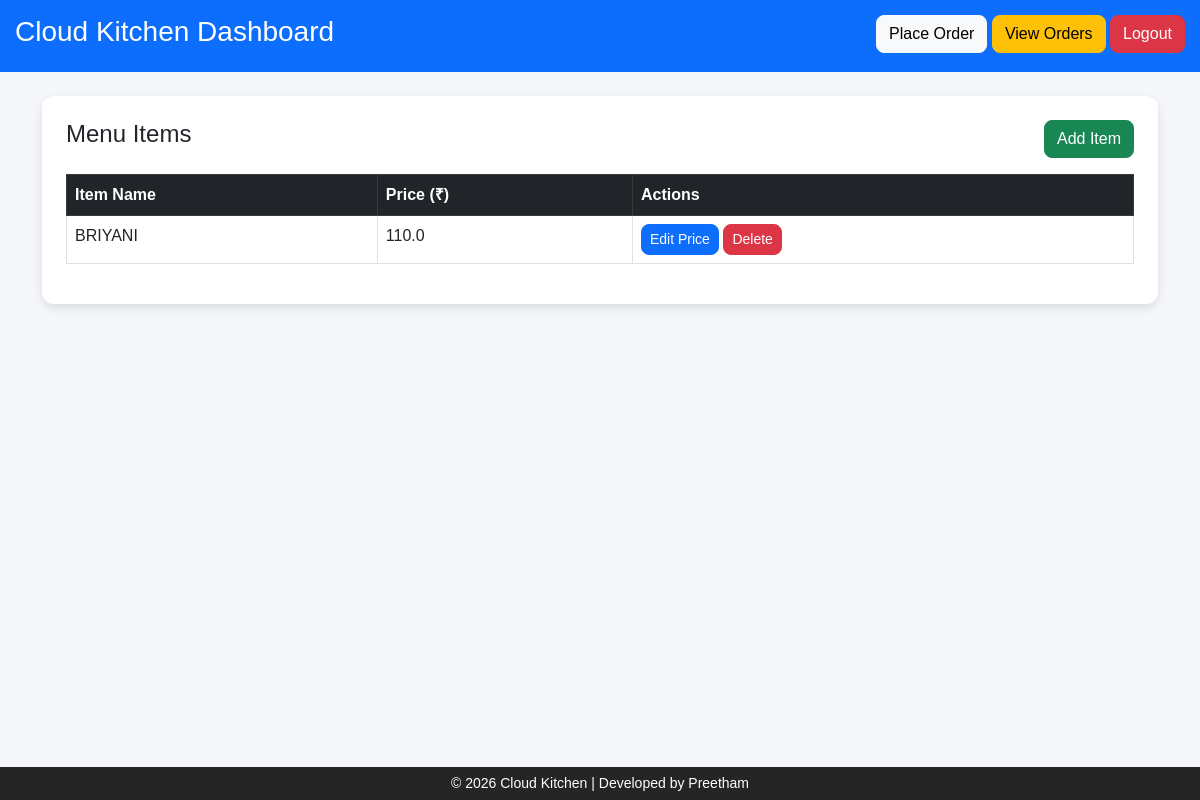
Page / (signed in) on the earlier database version.
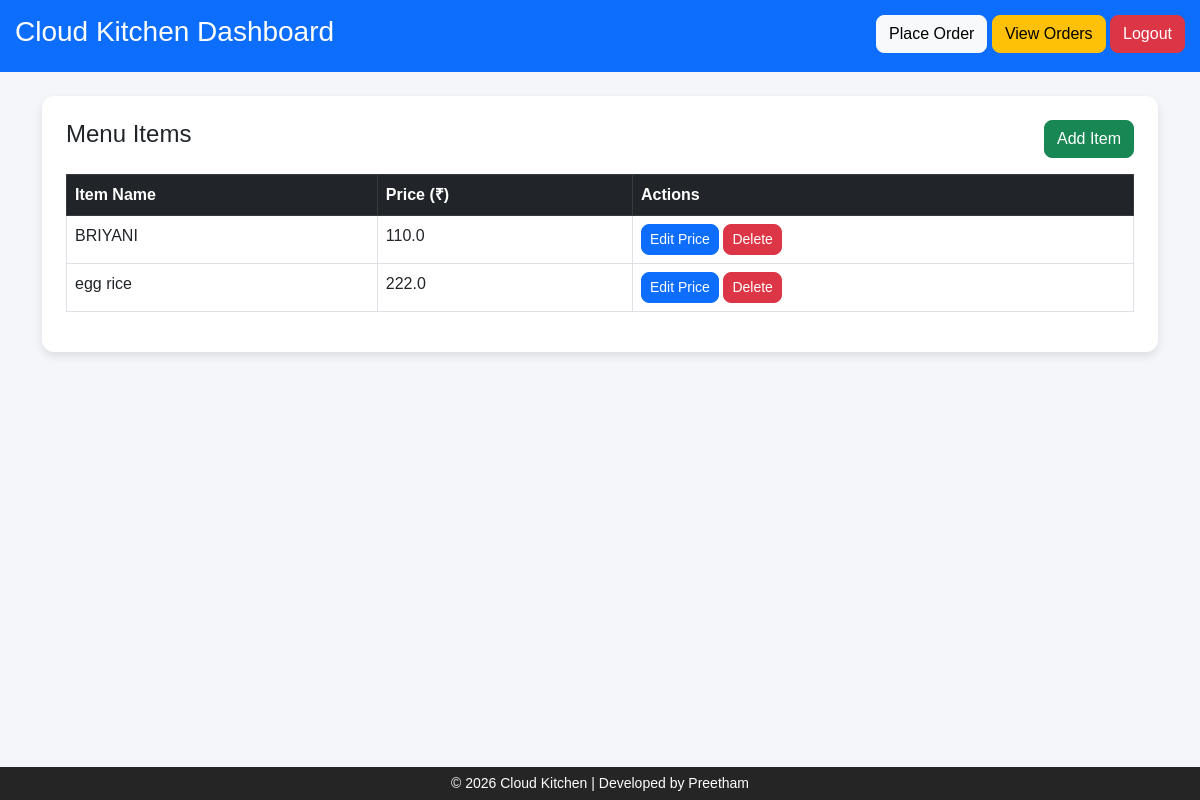
Same page on the later database version.
### tables this page shows
CREATE TABLE items(
        id INTEGER PRIMARY KEY AUTOINCREMENT,
        name TEXT,
        price REAL
    );

### app.py (the view)
@app.route("/")
def index():
    if not session.get("admin"):
        return redirect("/login")
    conn = sqlite3.connect(DB_PATH)
    cursor = conn.cursor()
    cursor.execute("SELECT * FROM items")
    items = cursor.fetchall()
    conn.close()
    now = datetime.now()
    current_date = now.strftime("%d %B %Y")
    current_time = now.strftime("%I:%M %p")
    return render_template(
        "index.html",
        items=items,
        current_date=current_date,
        current_time=current_time
    )

### templates/index.html (shortened to what this page needs)
<!DOCTYPE html>
<html>
<head>
<link href="https://cdn.jsdelivr.net/npm/bootstrap@5.3.0/dist/css/bootstrap.min.css" rel="stylesheet">
</head>
<body>
<div class="header d-flex justify-content-between">
<h3>Cloud Kitchen Dashboard</h3>
<div>
<a href="/order" class="btn btn-light">Place Order</a>
<a href="/orders" class="btn btn-warning">View Orders</a>
<a href="/logout" class="btn btn-danger">Logout</a>
</div>
</div>
<div class="container mt-4">
<div class="card p-4">
<div class="d-flex justify-content-between mb-3">
<h4>Menu Items</h4>
<a href="/add" class="btn btn-success">Add Item</a>
</div>
<table class="table table-bordered table-hover">
<thead class="table-dark">
<tr>
<th>Item Name</th>
<th>Price (₹)</th>
<th>Actions</th>
</tr>
</thead>
<tbody>
{% for item in items %}
<tr>
<td>{{ item[1] }}</td>
<td>{{ item[2] }}</td>
<td>
<a href="/edit_price/{{ item[0] }}" class="btn btn-sm btn-primary">Edit Price</a>
<a href="/delete/{{ item[0] }}" class="btn btn-sm btn-danger">Delete</a>
</td>
</tr>
{% endfor %}
</tbody>
</table>
</div>
</div>
<footer>
© 2026 Cloud Kitchen | Developed by Preetham
</footer>
</body>
</html>

Differences in the rows shown:
added items: name "egg rice", price "222.0"
